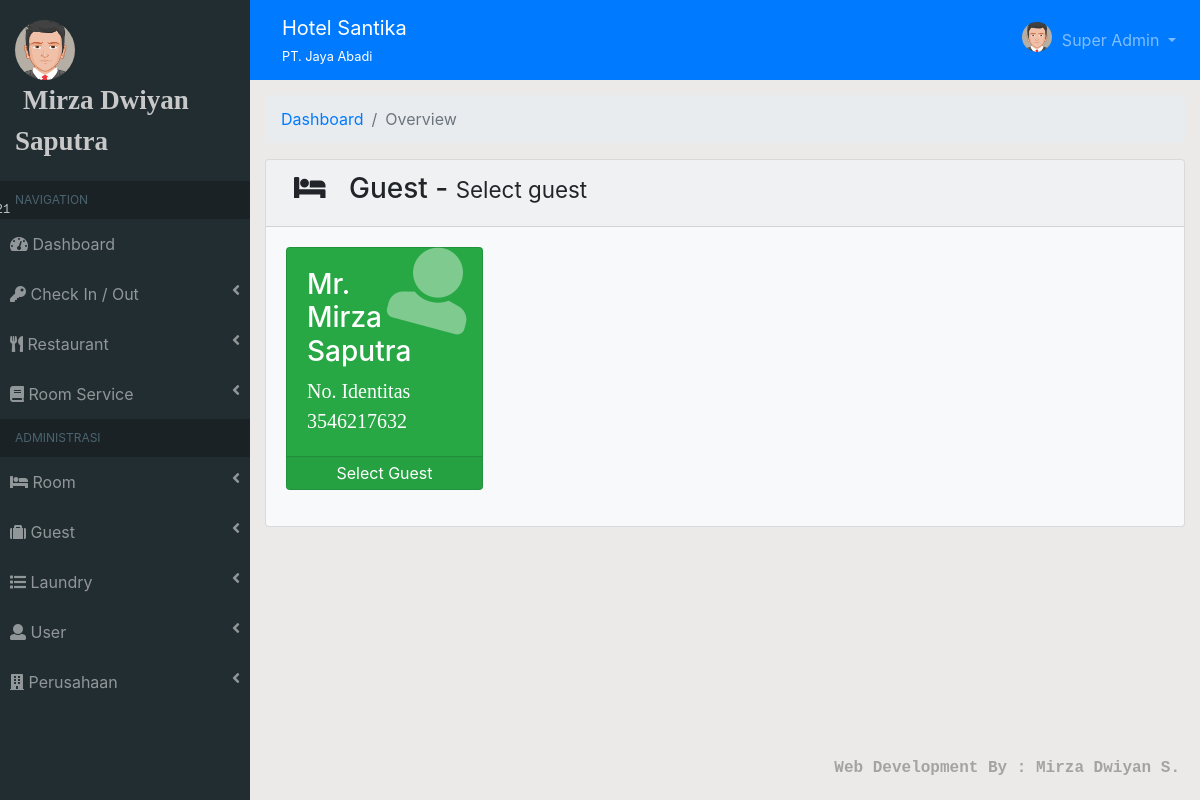
/?module=chek_in (signed in), run on the app's committed database.
### tables this page shows
CREATE TABLE `user` (
  `id_user` int(11) NOT NULL,
  `nama_user` text NOT NULL,
  `image` varchar(50) NOT NULL,
  `username` varchar(30) NOT NULL,
  `password` varchar(50) NOT NULL,
  `level` varchar(30) NOT NULL,
  `no_telp` varchar(20) NOT NULL,
  `status` varchar(30) NOT NULL
);

CREATE TABLE `perusahaan` (
  `id_perusahaan` int(11) NOT NULL,
  `nama_hotel` text NOT NULL,
  `nama_perusahaan` text NOT NULL,
  `jalan` varchar(50) NOT NULL,
  `no_jalan` varchar(10) NOT NULL,
  `kecamatan` char(100) NOT NULL,
  `kabupaten` char(100) NOT NULL,
  `provinsi` char(100) NOT NULL,
  `no_telp` varchar(20) NOT NULL,
  `no_fax` varchar(20) NOT NULL,
  `website` varchar(100) NOT NULL,
  `email` varchar(100) NOT NULL,
  `logo` varchar(200) NOT NULL
);

CREATE TABLE `tamu` (
  `id_tamu` varchar(11) NOT NULL,
  `prefix` char(20) NOT NULL,
  `nama_depan` varchar(100) NOT NULL,
  `nama_belakang` varchar(100) NOT NULL,
  `tipe_identitas` varchar(50) NOT NULL,
  `no_identitas` varchar(30) NOT NULL,
  `warga_negara` varchar(30) NOT NULL,
  `jalan` varchar(50) NOT NULL,
  `no_jalan` varchar(10) NOT NULL,
  `kabupaten` char(50) NOT NULL,
  `provinsi` char(50) NOT NULL,
  `no_telp` varchar(30) NOT NULL
);

### template/module/chek_in.php (the view)
<?php
    $query = mysqli_query($conn, "SELECT * FROM tamu");
?>
<div class="container-fluid">
    <ol class="breadcrumb">
        <li class="breadcrumb-item"><a href="?dashboard">Dashboard</a></li>
        <li class="breadcrumb-item active">Overview</li>
    </ol>
    <div class="card bg-light">
        <div class="card-header"><h3><i class="fas fa-bed pr-3 pl-2"></i> Guest - <span class="small">Select guest</span></h3></div>
        <div class="card-body">
            <?php if(mysqli_num_rows($query) > 0){ ?>
            <div class="row">
                <?php foreach($query as $i) : ?>
                <div class="col-sm-3 mb-3">
                    <div class="card bg-success text-white">
                        <div class="card-body">
                            <div class="card-body-icon"><i class="fas fa-user"></i></div>
                            <div class="mr-5">
                            <h3><?=$i['prefix'] .'. '. $i['nama_depan'] .' '. $i['nama_belakang'];?></h3>
                            <span style="font-family: times;font-size: 20px">No. Identitas <?=$i['no_identitas'];?></span>
                            </div>
                        </div>
                        <a href="?module=chek_in_add&&id=<?=$i['id_tamu'];?>&&id_transaksi=ID<?=rand(0, 9999999);?>" class="card-footer text-center text-white clearfix z-1 p-1">Select Guest</a>
                    </div>
                </div>
                <?php endforeach; ?>
            </div>
            <?php } else { ?>
                <center><img src="assets/img/empty_cart.jpg" alt=""></center>
            <?php } ?>
        </div>
    </div>
</div>

### template/sidebar.php (shortened to what this page needs)
<div id="sidebar">
  <div class="sidebar-menu">
    <div class="sidebar-header">
      <img src="assets/img/<?=$data_user['image'];?>" alt="" class="img-circle img-user">
      <marquee><span class="nama-user"><?=$data_user["nama_user"];?></span></marquee>
      <span class="tgl"><?=$date;?></span>
    </div>
    <ul class="sidebar navbar-nav">
      <?php if($data_user['level'] == "Super Admin") :?>
      <li class="header">NAVIGATION</li>
      <li class="nav-item">
        <a href="?module=dashboard" class="nav-link i">
          <i class="fas fa-tachometer-alt"></i>
          <span>Dashboard</span>
        </a>
      </li>
      <li class="nav-item">
        <a href="#chek-in-out" class="nav-link i" data-toggle="collapse">
          <i class="fas fa-key"></i>
          <span>Check In / Out</span>
          <i class="fas fa-angle-left float-right"></i>
        </a>
      </li>
      <li class="nav-item">
        <a href="#resto" class="nav-link i" data-toggle="collapse">
          <i class="fas fa-utensils"></i>
          <span>Restaurant</span>
          <i class="fas fa-angle-left float-right"></i>
        </a>
      </li>
      <li class="nav-item">
        <a href="#room-service" class="nav-link i" data-toggle="collapse">
          <i class="fas fa-book"></i>
          <span>Room Service</span>
          <i class="fas fa-angle-left float-right"></i>
        </a>
      </li>
      <li class="header">ADMINISTRASI</li>
      <li class="nav-item">
        <a href="#kamar" class="nav-link i" data-toggle="collapse">
          <i class="fas fa-bed"></i>
          <span>Room</span>
          <i class="fas fa-angle-left float-right"></i>
        </a>
      </li>
      <li class="nav-item">
        <a href="#tamu" class="nav-link i" data-toggle="collapse">
          <i class="fas fa-suitcase"></i>
          <span>Guest</span>
          <i class="fas fa-angle-left float-right"></i>
        </a>
      </li>
      <li class="nav-item">
        <a href="#laundry" class="nav-link i" data-toggle="collapse">
          <i class="fas fa-list"></i>
          <span>Laundry</span>
          <i class="fas fa-angle-left float-right"></i>
        </a>
      </li>
      <li class="nav-item">
        <a href="#user" class="nav-link i" data-toggle="collapse">
          <i class="fas fa-user"></i>
          <span>User</span>
          <i class="fas fa-angle-left float-right"></i>
        </a>
      </li>
      <li class="nav-item">
        <a href="#perusahaan" class="nav-link i" data-toggle="collapse">
          <i class="fas fa-building"></i>
          <span>Perusahaan</span>
          <i class="fas fa-angle-left float-right"></i>
        </a>
      </li>
      <?php endif;?>
    </ul>
  </div>
<div id="wrapper">

### template/navbar.php (shortened to what this page needs)
<nav class="navbar navbar-expand navbar-dark bg-primary navbar-static-top">
    <div class="navbar-header">
        <a href="" class="navbar-brand nav-link"><?=$data_perusahaan['nama_hotel'];?><div class="small"><small><?=$data_perusahaan['nama_perusahaan'];?></small></div></a>
    </div>
    <ul class="navbar-nav d-inline-block ml-auto">
        <li class="nav-item dropdown">
            <a href="#" class="dropdown-toggle nav-link" id="alertDropdown" role="button" data-toggle="dropdown" aria-haspopup="true" aria-expanded="false">
                <img src="assets/img/<?=$data_user['image'];?>" alt="" class="img-circle img-adm">
                <span><?=$data_user['level'];?></span>
            </a>
        </li>
    </ul>
</nav>
<div id="wrapper-content">

### assets/css/style.css (style rules this page uses)
.img-adm { width: 30px!important; margin-top: -8px; margin-right: 5px; }
.sidebar-header { padding: 20px 15px; }
img.img-circle { border-radius: 50%; }
.sidebar-header .img-user { width: 60px; }
.sidebar-header .nama-user { font-family: serif; font-size: 27px; font-weight: bold; margin-left: 8px; }
.sidebar-header .tgl { position: absolute; font-family: courier new; font-size: 12px; margin-left: -120px; margin-top: 40px; }
.sidebar.navbar-nav .header { color: #4b646f; background: #1a2226; overflow: hidden; text-overflow: clip; white-space: nowrap!important; padding: 10px 25px 10px 15px!important; font-size: 12px; }
#sidebar .sidebar-menu { display: block; position: fixed; background: #222d32; width: 250px; color: rgb(200, 200, 200); height: 100%; overflow-y: scroll; }
#sidebar .sidebar-menu .sidebar.navbar-nav li { padding: 5px 10px; }
#sidebar .sidebar-menu .sidebar.navbar-nav li a { color: rgba(255, 255, 255, .5)!important; }
#sidebar #wrapper { margin-left: 250px; }
#sidebar #wrapper #wrapper-content { padding-top: 15px; }
.card-body-icon { position: absolute; z-index: 0; top: -1.25rem; right: .5rem; opacity: 0.4; font-size: 5rem; -webkit-transform: rotate(15deg); transform: rotate(15deg); transition: all 600ms; }

### data on the page
user: image (picture), nama_user "Mirza Dwiyan Saputra", level "Super Admin"
perusahaan: nama_hotel "Hotel Santika", nama_perusahaan "PT. Jaya Abadi"
tamu: prefix "Mr", nama_depan "Mirza", nama_belakang "Saputra", no_identitas "3546217632"
